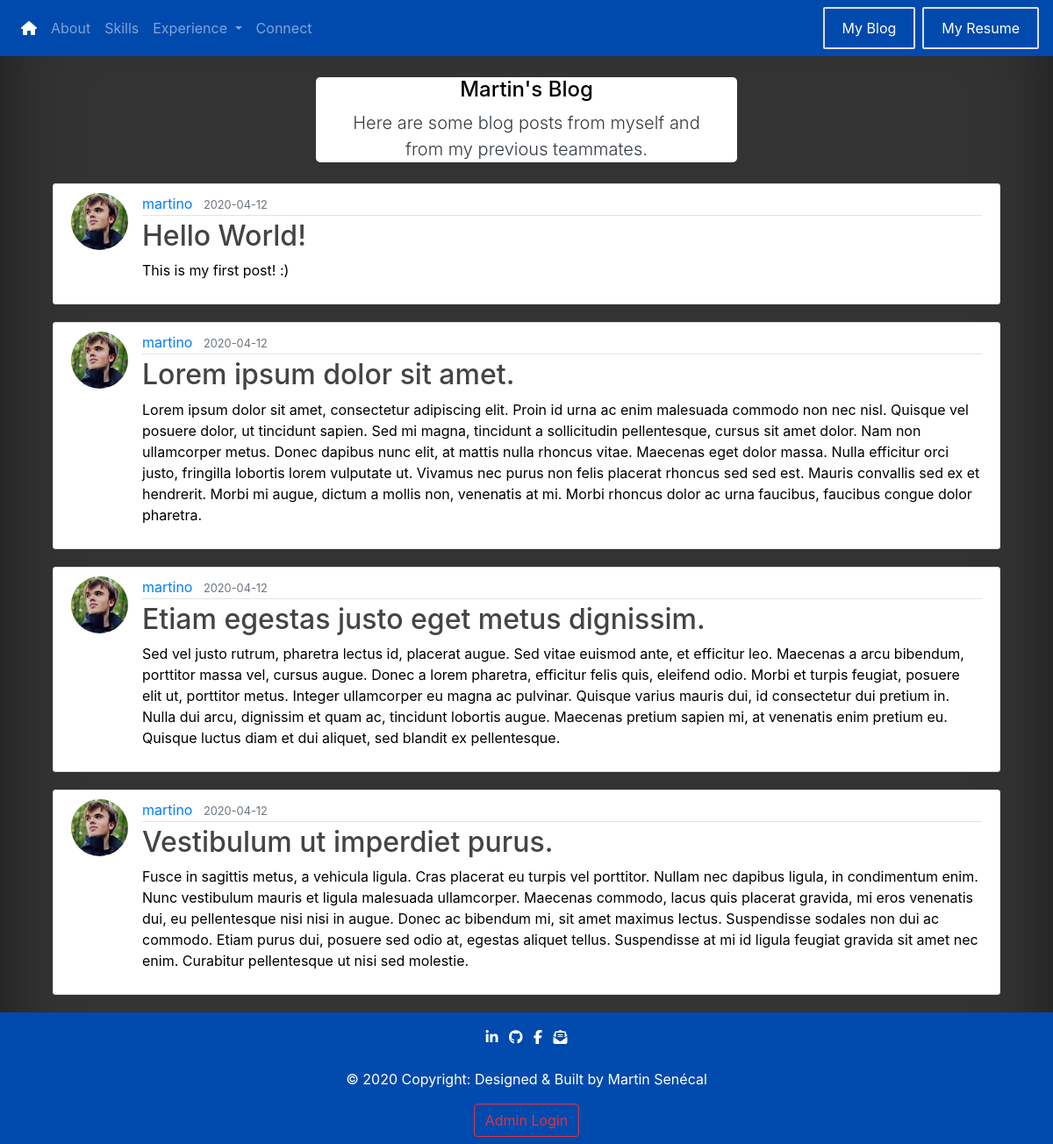
/blog, run on an earlier commit of the app's database.
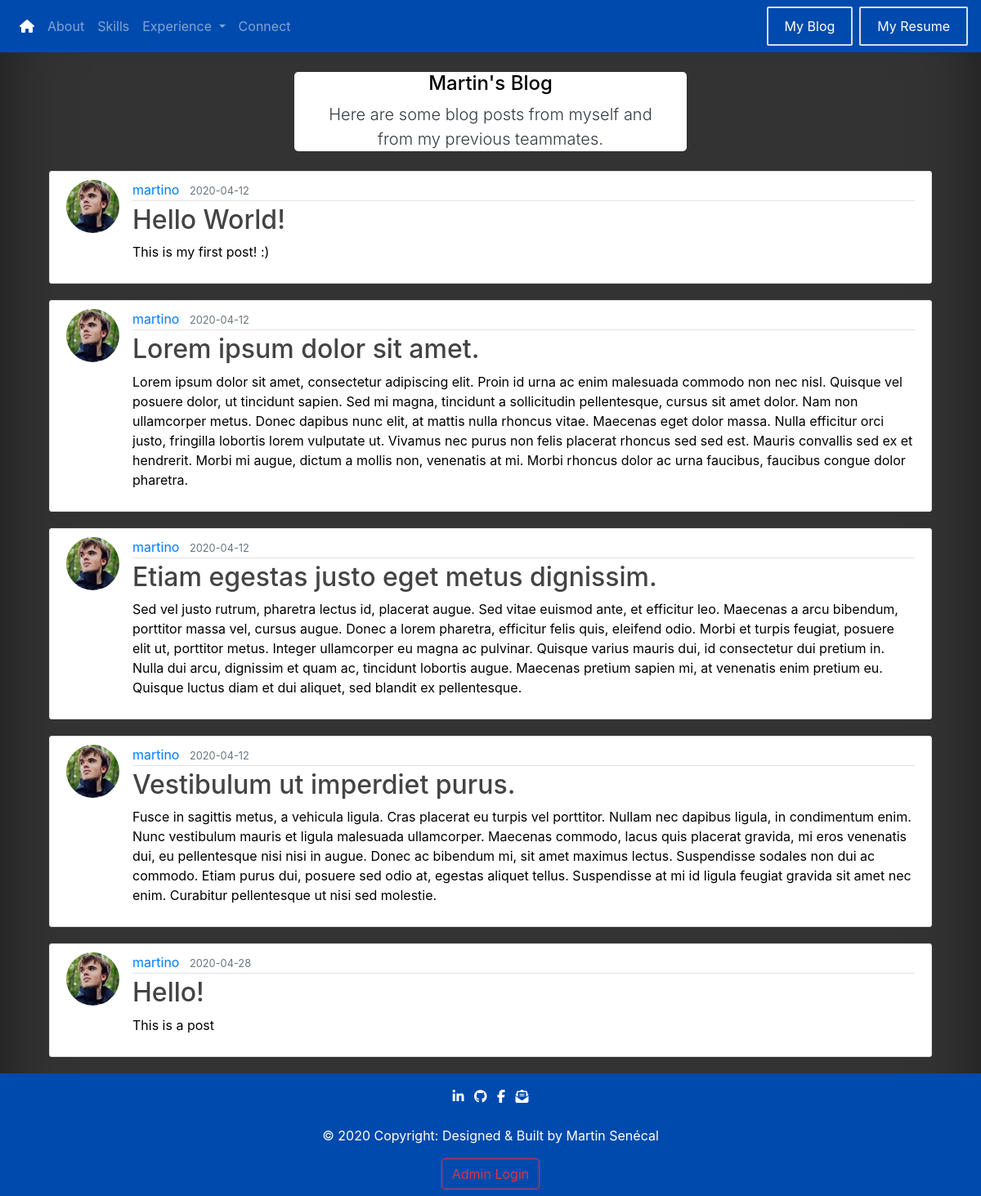
And on a later commit of the database.
### portfolio/models.py (models this page shows, shortened)
class Post(db.Model):
    id = db.Column(db.Integer, primary_key=True)
    title = db.Column(db.String(100), nullable=False)
    date_posted = db.Column(db.DateTime, nullable=False, default=datetime.utcnow)
    content = db.Column(db.Text, nullable=False)
    user_id = db.Column(db.Integer, db.ForeignKey('user.id'), nullable=False)

class User(db.Model, UserMixin):
    id = db.Column(db.Integer, primary_key=True)  # Way to Identify User.
    username = db.Column(db.String(20), unique=True, nullable=False)  # Unique Username and Mandatory.
    email = db.Column(db.String(100), unique=True, nullable=False)  # Unique Email and Mandatory.
    image_file = db.Column(db.String(20), nullable=False, default='default.jpg')  # Profile Pictures.
    password = db.Column(db.String(60), nullable=False)  # Hash Password
    posts = db.relationship('Post', backref='author', lazy=True)  # Load Data from the same user.

### portfolio/posts/routes.py (the view)
@posts.route('/blog')
def blog():
    posts = Post.query.all()  # Query of all the posts in the database
    return render_template("blog.html", posts=posts)  # Returning posts content inside the templates

### portfolio/templates/blog.html (shortened to what this page needs)
{% extends "base.html" %}
{% block css %}
    <link rel="stylesheet" type="text/css" href="{{ url_for('static',filename='css/designblog.css') }}">
{% endblock css %}
{% block body %}
    <div class="container">
        <header id="chatbotheader">
            <h4>Martin's Blog</h4>
            <p class="lead text-dark">
                Here are some blog posts from myself and from my previous teammates.</p>
        </header>
        {% for post in posts %}
            <article class="media content-section">
                <img class="rounded-circle article-img"
                     src="{{ url_for('static', filename='profile_pics/' + post.author.image_file) }}">
                <div class="media-body">
                    <div class="article-metadata">
                        <a class="mr-2 text-primary" href="#">{{ post.author.username }}</a>
                        <small class="text-muted">{{ post.date_posted.strftime('%Y-%m-%d') }}</small>
                    </div>
                    {% if current_user.is_authenticated %}
                        <h2><a class="article-title" href="{{ url_for('posts.post', post_id=post.id) }}">{{ post.title }}</a></h2>
                    {% else %}
                        <h2><a class="article-title" href="#">{{ post.title }}</a></h2>
                    {% endif %}
                    <p class="article-content">{{ post.content }}</p>
                </div>
            </article>
        {% endfor %}
    </div>
{% endblock body %}

### portfolio/templates/base.html (shortened to what this page needs)
<!DOCTYPE html>
<html lang="en">
<head>
    <link rel="stylesheet" href="https://maxcdn.bootstrapcdn.com/bootstrap/4.3.1/css/bootstrap.min.css">
    <link rel="stylesheet" href="https://cdnjs.cloudflare.com/ajax/libs/font-awesome/4.7.0/css/font-awesome.min.css">
    <link rel="stylesheet" type="text/css" href="{{ url_for('static',filename='css/basedesign.css') }}">
    <link rel="stylesheet" type="text/css" href="{{ url_for('static',filename='css/extradesign.css') }}">
    {% block css %}{% endblock %}
</head>
<body>
<nav class="navbar navbar-expand-lg navbar-dark bg-blue" style="background-color: #004aad" ;>
    <div class="collapse navbar-collapse" id="navbarTogglerDemo02">
        <ul class="navbar-nav mr-auto mt-2 mt-lg-0">
            <li class="nav-item">
                <a class="nav-link" href="{{ url_for('main.homepage') }}">
                    <i class="fas fa-home"></i>
                </a>
            </li>
            <li class="nav-item">
                <a class="nav-link" href="{{ url_for('main.about') }}">About <span class="sr-only">(current)</span></a>
            </li>
            <li class="nav-item">
                <a class="nav-link" href="{{ url_for('main.skills') }}">Skills</a>
            </li>
            <li class="nav-item dropdown">
                <a class="nav-link dropdown-toggle" href="#" id="navbarDropdownMenuLink" role="button"
                   data-toggle="dropdown" aria-haspopup="true" aria-expanded="false">
                    Experience
                </a>
            </li>
            <li class="nav-item">
                <a class="nav-link" href="{{ url_for('main.connect') }}">Connect</a>
            </li>
        </ul>
        <form class="form-inline my-2 my-lg-0">
             <a href="{{ url_for('posts.blog') }}">
                <button type="button" class="btn btn-outline-info mr-2">My Blog</button>
            </a>
            <a href="{{ url_for('static',filename='martin-resume.pdf') }}">
                <button type="button" class="btn btn-secondary">My Resume</button>
            </a>
        </form>
    </div>
</nav>
<div class="container">
    {% block body %}
    {% endblock %}
</div>
{% block footer %}
<footer class="font-small pt-3 bg-blue footersticky" style="background-color: #004aad" ;
">
<div class="container">
    <ul class="list-unstyled list-inline text-center">
        <li class="list-inline-item">
            <a href="https://www.linkedin.com/in/martin-senecal/">
                <i class="fab fa-linkedin-in"> </i>
            </a>
        </li>
        <li class="list-inline-item">
            <a href="https://github.com/martinsenecal">
                <i class="fab fa-github"> </i>
            </a>
        </li>
        <li class="list-inline-item">
            <a href="https://www.facebook.com/martin.seneca1">
                <i class="fab fa-facebook-f"> </i>
            </a>
        </li>
        <li class="list-inline-item">
            <a href="mailto:martinsenecal2000@gmail.com">
                <i class="fas fa-envelope-open-text"></i>
            </a>
        </li>
    </ul>
</div>
<div class="footer-copyright text-center py-2">
    <a href="https://github.com/martinsenecal">
        <p id="footertext"> © 2020 Copyright: Designed & Built by Martin Senécal </p>
    </a>
    {% if current_user.is_authenticated %}
        <a class="btn btn-outline-warning" href="{{ url_for('users.admin') }}">
            Admin Tools
        </a>
        <a class="btn btn-outline-danger" href="{{ url_for('users.logout') }}">
            Admin LogOut
        </a>
    {% else %}
        <a class="btn btn-outline-danger" href="{{ url_for('users.login') }}">
            Admin Login
        </a>
    {% endif %}
</div>
</footer>
{% endblock footer %}
</body>
</html>

### portfolio/static/css/basedesign.css (style rules this page uses)
body { background-color: #333; box-shadow: inset 0 0 5rem rgba(0, 0, 0, .5); display: block; }
#footertext { color: white; }
h1, h2, h3, h4, h5, h6, h7, td, thead, p { color: black; }
i { color: white; }
a { color: white; }
.footersticky { position: relative; left: 0; bottom: 0; width: 100%; }
.content-section { background: #ffffff; padding: 10px 20px; border: 1px solid #dddddd; border-radius: 3px; margin-bottom: 20px; }

### portfolio/static/css/extradesign.css (style rules this page uses)
.form-inline { display: flex; flex-flow: row wrap; align-items: center; text-align: center; }
.form-inline button { padding: 10px 20px; background-color: #004aad; border: 2px solid #ddd; color: white; border-radius: 2px; }

### portfolio/static/css/designblog.css (style rules this page uses)
#chatbotheader { margin: 0 auto; max-width: 800px; padding: 0 20px; margin-bottom: 2vw; margin-top: 2vw; border-radius: 5px; background-color: white; width: 40vw; text-align: center; }
.content-section { background: #ffffff; padding: 10px 20px; border: 1px solid #dddddd; border-radius: 3px; margin-bottom: 20px; }
.article-title { color: #444444; }
.article-content { white-space: pre-line; }
.article-img { height: 65px; width: 65px; margin-right: 16px; }
.article-metadata { padding-bottom: 1px; margin-bottom: 4px; border-bottom: 1px solid #e3e3e3 }

What changed in the data, as far as the page shows it:
added Post: image_file (picture), author.username "martino", date_posted "2020-04-28", title "Hello!", content "This is a post"
